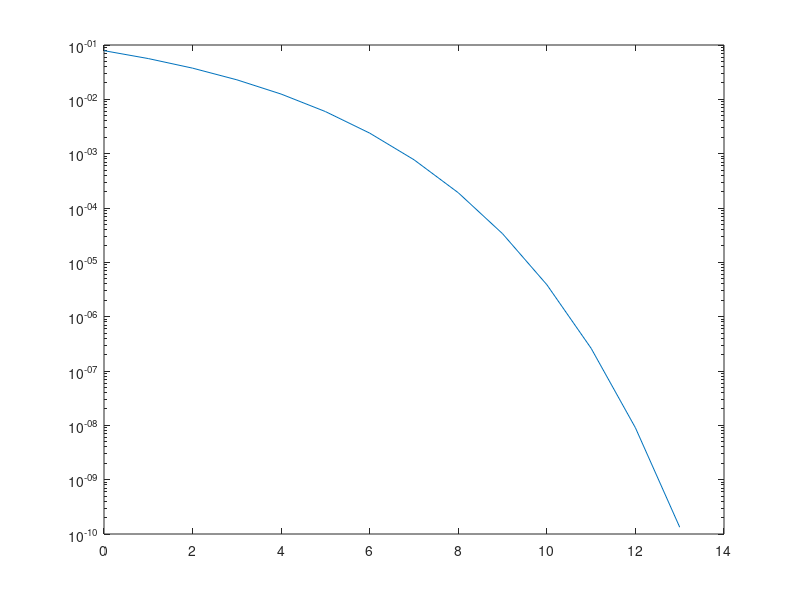

Write the MATLAB code that produced this figure. (Note: this script raises an error after producing the figure.)
%% HITO 2: CIS
clear all
close all
clc

Vector_SNR = 0:13;
m = 1;
for SNR = Vector_SNR
	snr = 10^(SNR/10);
	BER(m) = qfunc(sqrt(2*snr));
	m = m + 1;
end

semilogy(Vector_SNR, BER)
N_muestras = 100./min(BER);   % N = 100/p  ???? - coincide pe = 10^-v --> N~= 10^v+1

Nb = 1e6;
Vector_SNR =0:13;

bits = round(rand(Nb, 1));
Ax = modem.pskmod('M',2, 'SymbolOrder', 'binary', 'InputType', 'bit');
M = 2;   
N = Nb / log2(M); 

berBPSK = zeros(size(Vector_SNR));
berBPSK_CIS = zeros(size(Vector_SNR));

% MC
m = 1; 
for SNR = Vector_SNR
    %QPSK
    Simb_BPSK = modulate(Ax, bits);
    %RUIDO
    snr = 10^(SNR./10);
    ruido = sqrt(1/(2*snr)).*randn(1,Nb);
    y = Simb_BPSK + ruido';
    %----------------
    %   RECEPCION    
    %----------------
    bits_r = demodulate(modem.pskdemod(Ax),y);
    berBPSK(m) = sum((bits~=bits_r))./Nb;
    m=m+1; 
end
hold on
semilogy(Vector_SNR,berBPSK, 'r*')


%CIS
Vector_SNR = 0:13;
m = 1;
var = 10;                             %se introduce el error relativo
for SNR = Vector_SNR
	Simb_BPSK = modulate(Ax, bits);
	snr = 10^(SNR/10);
	ruido = sqrt(var/snr).*randn(1,Nb);
    W = peso(ruido, snr, var);

    y_cis = Simb_BPSK + ruido';
    %----------------
    %   RECEPCION    
    %----------------
	bits_r_cis = demodulate(modem.pskdemod(Ax),y_cis);
	berBPSK_CIS(m) = mean((bits ~= bits_r_cis).*W);
	m = m + 1;
end
hold on
semilogy(Vector_SNR,berBPSK_CIS, 'go')
legend('BER Teorica', 'BER MC', 'BER CIS')
title('BER vs SNR');
xlabel('SNR')
ylabel('BER')

